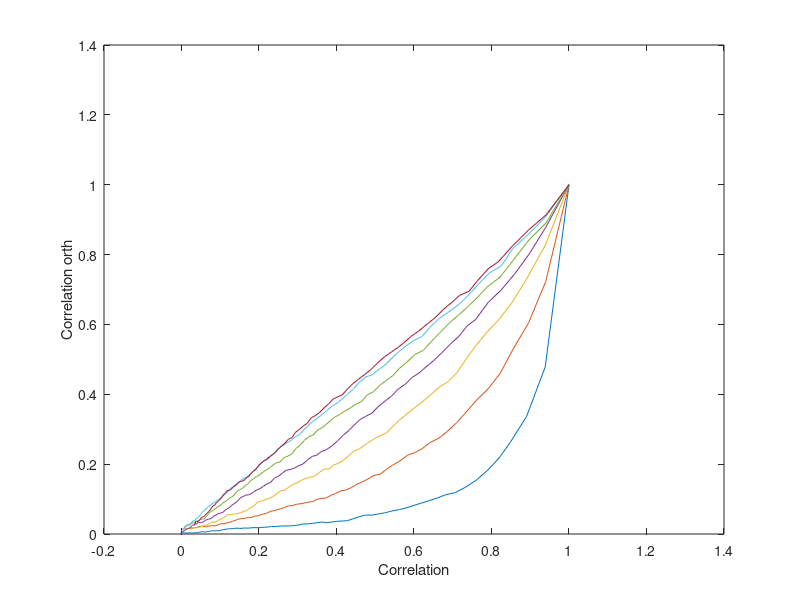
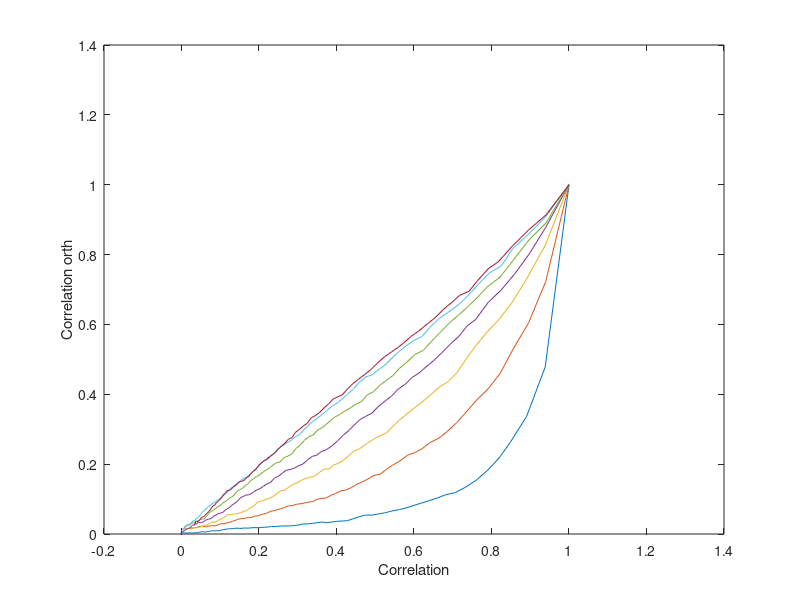

Write MATLAB code to recreate these figures, in order.
%% Trying to replicate supplementary figures from hipp 2012 (simulation)
clear
clc
close all

% Change the current folder to the folder of this m-file.
if(~isdeployed)
    cd(fileparts(which(mfilename)));
end
cd ..
cd('Figures')
%% signal parameters
signal_len=1e4; % samples
B = 2; % Rayleigh parameter (equal to the std of the two original gauss distributions)
%% creating signals
rng(4)
amplitude=raylrnd(B,1,signal_len);
p = raylcdf(amplitude,B);
amplitude_remapped=1-p;
amplitude_back_transf=raylinv(amplitude_remapped,B);

phases_random=rand(1,signal_len).*2*pi;
phases_random=phases_random-mean(phases_random);
phases_random_2=rand(1,signal_len).*2*pi;
phases_random_2=phases_random_2-mean(phases_random_2);
phases_random_3=rand(1,signal_len).*2*pi;
phases_random_3=phases_random_3-mean(phases_random_3);
for curr_mult=1:7
    x = amplitude.*exp(1i.*phases_random);
    x_2 = amplitude.*exp(1i.*(phases_random+curr_mult*pi/16));
    % x_2 = amplitude_back_transf.*exp(1i.*phases_random_2);
    x_3=raylrnd(B,1,signal_len).*exp(1i.*phases_random_3);
    
    %% showing signal properties histogram of x and x_2 amplitudes and phases
    % figure
    % h_x(1)=subplot(3,4,1);
    % histogram(real(x))
    % title('real(x)','interpreter','none')
    % h_x(2)=subplot(3,4,2);
    % histogram(imag(x))
    % title('imag(x)','interpreter','none')
    % h_x(3)=subplot(3,4,3);
    % histogram(abs(x))
    % title('abs(x)','interpreter','none')
    % h_x(4)=subplot(3,4,4);
    % histogram(angle(x)*180/pi)
    % title('phase(x)','interpreter','none')
    %
    % h_x(1)=subplot(3,4,5);
    % histogram(real(x_2))
    % title('real(x_2)','interpreter','none')
    % h_x(2)=subplot(3,4,6);
    % histogram(imag(x_2))
    % title('imag(x_2)')
    % h_x(3)=subplot(3,4,7);
    % histogram(abs(x_2))
    % title('abs(x_2)','interpreter','none')
    % h_x(4)=subplot(3,4,8);
    % histogram(angle(x_2)*180/pi)
    % title('phase(x_2)','interpreter','none')
    %
    % h_x(1)=subplot(3,4,9);
    % histogram(real(x_3))
    % title('real(x_3)','interpreter','none')
    % h_x(2)=subplot(3,4,10);
    % histogram(imag(x_3))
    % title('imag(x_3)','interpreter','none')
    % h_x(3)=subplot(3,4,11);
    % histogram(abs(x_3))
    % title('abs(x_3)','interpreter','none')
    % h_x(4)=subplot(3,4,12);
    % histogram(angle(x_3)*180/pi)
    % title('phase(x_3)','interpreter','none')
    %
    % linkaxes(h_x,'y')
    % savefig(gcf,['signals B = ' num2str(B)])
    % saveas(gcf,['signals B = ' num2str(B)],'tif')
    
    %% initialize variables
    % range_coherence=-1:.01:1;
    % curr_step=1;
    range_coherence=0.1:0.01:1;
    curr_step=1;
    y=zeros(length(range_coherence),signal_len);
    x_power=zeros(length(range_coherence),signal_len);
    x_2_power=zeros(length(range_coherence),signal_len);
    x_3_power=zeros(length(range_coherence),signal_len);
    y_power=zeros(length(range_coherence),signal_len);
    y_ort_x=zeros(length(range_coherence),signal_len);
    x_ort_y=zeros(length(range_coherence),signal_len);
    y_ort_x_power=zeros(length(range_coherence),signal_len);
    x_ort_y_power=zeros(length(range_coherence),signal_len);
    
    rho_all_x_y_plain=zeros(length(range_coherence),1);
    rho_all_ort=zeros(length(range_coherence),1);
    rho_all_x_x_ort_y=zeros(length(range_coherence),1);
    rho_all_x_y_ort_x=zeros(length(range_coherence),1);
    rho_all_y_x_ort_y=zeros(length(range_coherence),1);
    rho_all_y_y_ort_x=zeros(length(range_coherence),1);
    rho_all_x2_x_ort_y=zeros(length(range_coherence),1);
    rho_all_x2_y_ort_x=zeros(length(range_coherence),1);
    
    %% cycle over different values of choerence
    
    for curr_c=range_coherence
        c = curr_c;
        % signals
        %      y(curr_step,:) = (c.*x) + (sqrt((1 - c^2)).*x_2);
        if c<=0
            y(curr_step,:) = ((c).*x_2) + (sqrt(1-c^2).*x_3);% @c=-1 y=x_2(anticorr with x) @ c=0 y=an uncorrelated signal
        else
            y(curr_step,:) = (c.*x_2) + (sqrt(1-c^2).*x_3); % @c=1 y=x(anticorr with x_2)
        end
        % power
        x_power(curr_step,:)=abs(x).^2;
        x_2_power(curr_step,:)=abs(x_2).^2;
        x_3_power(curr_step,:)=abs(x_3).^2;
        y_power(curr_step,:)=abs(y(curr_step,:)).^2;
        
        x_power(curr_step,:)=log10(x_power(curr_step,:));
        x_2_power(curr_step,:)=log10(x_2_power(curr_step,:));
        x_3_power(curr_step,:)=log10(x_3_power(curr_step,:));
        y_power(curr_step,:)=log10(y_power(curr_step,:));
        
        %% figure to compare power signals
        %     figure
        %     plot(x_power(curr_step,:))
        %     hold on
        %     plot(x_2_power(curr_step,:))
        %     plot(x_3_power(curr_step,:))
        %     legend({'x','x_2','x_3'},'interpreter','none')
        %     title('comparing power envelopes')
        %     xlabel('samples')
        %     ylabel('log10( |signal|^2 )')
        
        %% plain
        rho_all_x_y_plain(curr_step)=corr(x_power(curr_step,:)',y_power(curr_step,:)');
        rho_all_x_x2_plain(curr_step)=corr(x_power(curr_step,:)',x_2_power(curr_step,:)');
        rho_all_x_x3_plain(curr_step)=corr(x_power(curr_step,:)',x_3_power(curr_step,:)');
        rho_all_x2_x3_plain(curr_step)=corr(x_2_power(curr_step,:)',x_3_power(curr_step,:)');
        disp(['correlation between x-x_2: ' num2str(rho_all_x_x2_plain(curr_step)) ' , x-x_3: ' num2str(rho_all_x_x3_plain(curr_step)) ' , x_2-x_3: ' num2str(rho_all_x2_x3_plain(curr_step))])
        
        %% orthogonalization x-y
        y_ort_x(curr_step,:)=y(curr_step,:)-real(x.*conj(y(curr_step,:))./(abs(x).^2)).*x; %from hipp equivalent when powered : siems=imag(y(curr_step,:).*conj(x)./abs(x));
        x_ort_y(curr_step,:)=x-real(y(curr_step,:).*conj(x)./(abs(y(curr_step,:)).^2)).*y(curr_step,:); %from hipp equivalent when powered : siems=imag(x.*conj(y(curr_step,:))./abs(y(curr_step,:)));
        
        y_ort_x_power(curr_step,:)=abs(y_ort_x(curr_step,:)).^2;
        x_ort_y_power(curr_step,:)=abs(x_ort_y(curr_step,:)).^2;
        %
        y_ort_x_power(curr_step,:)=log10(y_ort_x_power(curr_step,:));
        x_ort_y_power(curr_step,:)=log10(x_ort_y_power(curr_step,:));
        
        %% orthogonalization x2-y
        y_ort_x2(curr_step,:)=y(curr_step,:)-real(x_2.*conj(y(curr_step,:))./(abs(x_2).^2)).*x_2; %from hipp
        x2_ort_y(curr_step,:)=x_2-real(y(curr_step,:).*conj(x_2)./(abs(y(curr_step,:)).^2)).*y(curr_step,:); %from hipp
        x_ort_x2(curr_step,:)=x-real(x_2.*conj(x)./(abs(x_2).^2)).*x_2; %from hipp
        x2_ort_x(curr_step,:)=x_2-real(x.*conj(x_2)./(abs(x).^2)).*x; %from hipp
        
        y_ort_x2_power(curr_step,:)=abs(y_ort_x2(curr_step,:)).^2;
        x2_ort_y_power(curr_step,:)=abs(x2_ort_y(curr_step,:)).^2;
        x_ort_x2_power(curr_step,:)=abs(x_ort_x2(curr_step,:)).^2;
        x2_ort_x_power(curr_step,:)=abs(x2_ort_x(curr_step,:)).^2;
        %
        y_ort_x2_power(curr_step,:)=log10(y_ort_x2_power(curr_step,:));
        x2_ort_y_power(curr_step,:)=log10(x2_ort_y_power(curr_step,:));
        x_ort_x2_power(curr_step,:)=log10(x_ort_x2_power(curr_step,:));
        x2_ort_x_power(curr_step,:)=log10(x2_ort_x_power(curr_step,:));
        
        %% x2 , y ort x2
        rho_all_x2_y_ort_x2(curr_step)=corr(y_ort_x2_power(curr_step,:)',x_2_power(curr_step,:)');
        %% x2 , x2 ort y
        rho_all_x2_x2_ort_y(curr_step)=corr(x2_ort_y_power(curr_step,:)',x_2_power(curr_step,:)');
        %% y , x2 ort y
        rho_all_y_x2_ort_y(curr_step)=corr(x2_ort_y_power(curr_step,:)',y_power(curr_step,:)');
        %% y , y ort x2
        rho_all_y_y_ort_x2(curr_step)=corr(y_ort_x2_power(curr_step,:)',y_power(curr_step,:)');
        %% x , x2 ort y
        rho_all_x_x2_ort_y(curr_step)=corr(x2_ort_y_power(curr_step,:)',x_power(curr_step,:)');
        %% x , y ort x2
        rho_all_x_y_ort_x2(curr_step)=corr(y_ort_x2_power(curr_step,:)',x_power(curr_step,:)');
        
        %% y , x ort x2
        rho_all_y_x_ort_x2(curr_step)=corr(x_ort_x2_power(curr_step,:)',y_power(curr_step,:)');
        %% y , x2 ort x
        rho_all_y_x2_ort_x(curr_step)=corr(x2_ort_x_power(curr_step,:)',y_power(curr_step,:)');
        
        %% orthog corr ortog
        rho_all_ort(curr_step)=corr(x_ort_y_power(curr_step,:)',y_ort_x_power(curr_step,:)');
        %% x corr x ortog y
        rho_all_x_x_ort_y(curr_step)=corr(x_power(curr_step,:)',x_ort_y_power(curr_step,:)');
        %% x corr y ortog x
        rho_all_x_y_ort_x(curr_step)=corr(x_power(curr_step,:)',y_ort_x_power(curr_step,:)');
        %% y corr x ortog y
        rho_all_y_x_ort_y(curr_step)=corr(y_power(curr_step,:)',x_ort_y_power(curr_step,:)');
        %% y corr y ortog x
        rho_all_y_y_ort_x(curr_step)=corr(y_power(curr_step,:)',y_ort_x_power(curr_step,:)');
        %% x_2 corr x ortog y
        rho_all_x2_x_ort_y(curr_step)=corr(x_2_power(curr_step,:)',x_ort_y_power(curr_step,:)');
        %% x_2 corr y ortog x
        rho_all_x2_y_ort_x(curr_step)=corr(x_2_power(curr_step,:)',y_ort_x_power(curr_step,:)');
        
        curr_step=curr_step+1;
    end
    
    figure(101)
    plot(rho_all_x_y_plain,rho_all_x_y_ort_x)
    hold on
    xlabel('Correlation')
    ylabel('Correlation orth')
    
end
savefig(gcf,'supp_fig_2_panel_f')
saveas(gcf,'supp_fig_2_panel_f','tif')

